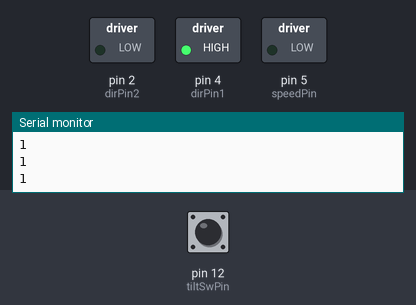
A sketch run on a simulated Arduino Uno, built with avr-gcc and run on an emulated ATmega328P. Shown: switched loads named in the sketch (green lamp = pin HIGH), the last lines printed to the serial monitor. The test bench sets the inputs (shaded band); at power-on: pin 12 (tiltSwPin) HIGH.

Above: at 1.2 s.
1.3 s: pin 12 (tiltSwPin) pulled LOW for 0.15 s
At 1.9 s:
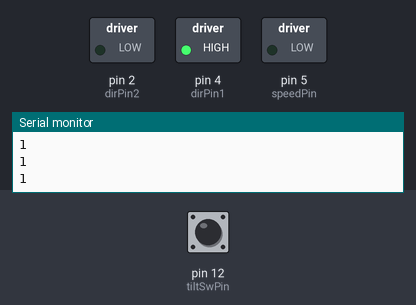
2.9 s: pin 12 (tiltSwPin) pulled LOW for 1 s
At 3.7 s:
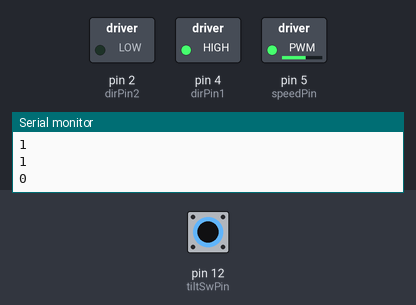
5.4 s: pin 12 (tiltSwPin) pulled LOW for 3.2 s
At 9.1 s:
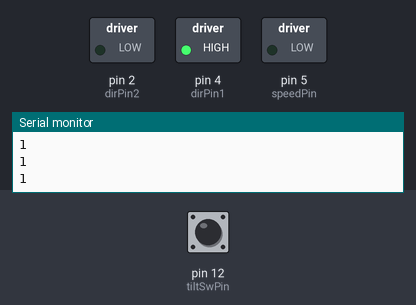
Timing chart, 0 to 10.6 s (numbered marks = the images above; inputs shaded):
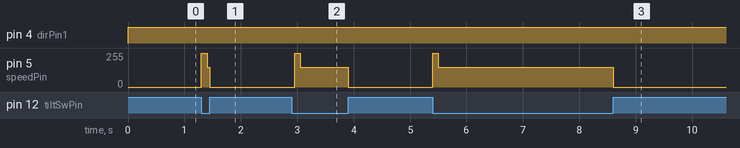

Measured:
- after the input at 1.3 s, pin 5 (speedPin): 0/255 → 255/255 at once, → 0/255 0.10 s later
- after the input at 2.9 s, pin 5 (speedPin): 0/255 → 255/255 after 0.05 s, → 150/255 0.10 s later, → 0/255 0.85 s later
- after the input at 5.4 s, pin 5 (speedPin): 0/255 → 255/255 at once, → 150/255 0.10 s later, → 0/255 3.1 s later

The sketch:

Class_38_Controoling_Dc_Motor_With_Tilt_Switch.ino
```cpp
int speedPin = 5;
int speedValue;
int dirPin1 = 4;
int dirPin2 = 2;
int tiltSwPin = 12;
int tiltSwValue ;

void setup() {
  // put your setup code here, to run once:
  Serial.begin(9600);
  pinMode(dirPin1,OUTPUT);
  pinMode(dirPin2,OUTPUT);
  pinMode(speedPin,OUTPUT);
  pinMode(tiltSwPin,INPUT);
  digitalWrite(tiltSwPin,HIGH);

}

void loop() {
  // put your main code here, to run repeatedly://Serial.print("");

  tiltSwValue = digitalRead(tiltSwPin);
  Serial.println(tiltSwValue);

  digitalWrite(dirPin1,HIGH);
  digitalWrite(dirPin2,LOW);

  speedValue = 150;
  int if_motor_started = 0;

  if(tiltSwValue == 0)
  {
    if(if_motor_started == 0)
    {
       analogWrite(speedPin,255);
       delay(100);
       if_motor_started = 1;
    }
    while((if_motor_started == 1)&&(tiltSwValue == 0))
    {
       analogWrite(speedPin,speedValue);
       tiltSwValue = digitalRead(tiltSwPin);
       //Serial.print("a");
    }
  }
  if(tiltSwValue == 1)
  {
    analogWrite(speedPin,0);
    delay(100);
    analogWrite(speedPin,0);
    //Serial.print("s");
  }


}
```
